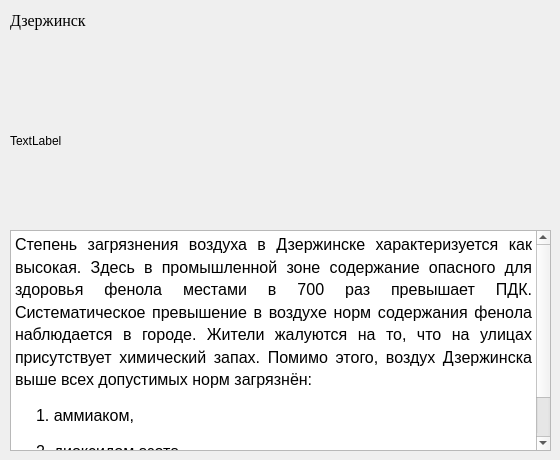
    <widget class="QWidget" name="page_dzerzhinsk">
     <widget class="QTextEdit" name="textEdit_dzerzhinsk">
      <property name="geometry">
       <rect>
        <x>10</x>
        <y>230</y>
        <width>541</width>
        <height>221</height>
       </rect>
      </property>
      <property name="readOnly">
       <bool>true</bool>
      </property>
      <property name="html">
       <string>&lt;!DOCTYPE HTML PUBLIC &quot;-//W3C//DTD HTML 4.0//EN&quot; &quot;http://www.w3.org/TR/REC-html40/strict.dtd&quot;&gt;
&lt;html&gt;&lt;head&gt;&lt;meta name=&quot;qrichtext&quot; content=&quot;1&quot; /&gt;&lt;style type=&quot;text/css&quot;&gt;
p, li { white-space: pre-wrap; }
&lt;/style&gt;&lt;/head&gt;&lt;body style=&quot; font-family:'MS Shell Dlg 2'; font-size:7.8pt; font-weight:400; font-style:normal;&quot;&gt;
&lt;p align=&quot;justify&quot; style=&quot; margin-top:12px; margin-bottom:12px; margin-left:0px; margin-right:0px; -qt-block-indent:0; text-indent:0px; line-height:125%;&quot;&gt;&lt;span style=&quot; font-family:'Times New Roman'; font-size:12pt;&quot;&gt;Степень загрязнения воздуха в Дзержинске характеризуется как высокая. Здесь в промышленной зоне содержание опасного для здоровья фенола местами в 700 раз превышает ПДК. Систематическое превышение в воздухе норм содержания фенола наблюдается в городе. Жители жалуются на то, что на улицах присутствует химический запах. Помимо этого, воздух Дзержинска выше всех допустимых норм загрязнён:&lt;/span&gt;&lt;/p&gt;
&lt;p align=&quot;justify&quot; style=&quot; margin-top:12px; margin-bottom:12px; margin-left:21px; margin-right:0px; -qt-block-indent:0; text-indent:0px; line-height:125%;&quot;&gt;&lt;span style=&quot; font-family:'Times New Roman'; font-size:12pt;&quot;&gt;1. аммиаком,&lt;/span&gt;&lt;/p&gt;
&lt;p align=&quot;justify&quot; style=&quot; margin-top:12px; margin-bottom:12px; margin-left:21px; margin-right:0px; -qt-block-indent:0; text-indent:0px; line-height:125%;&quot;&gt;&lt;span style=&quot; font-family:'Times New Roman'; font-size:12pt;&quot;&gt;2. диоксидом азота,&lt;/span&gt;&lt;/p&gt;
&lt;p align=&quot;justify&quot; style=&quot; margin-top:12px; margin-bottom:12px; margin-left:21px; margin-right:0px; -qt-block-indent:0; text-indent:0px; line-height:125%;&quot;&gt;&lt;span style=&quot; font-family:'Times New Roman'; font-size:12pt;&quot;&gt;3. взвешенными веществами.&lt;/span&gt;&lt;/p&gt;&lt;/body&gt;&lt;/html&gt;</string>
      </property>
     </widget>
     <widget class="QLabel" name="label_photo_dzerzhinsk">
      <property name="geometry">
       <rect>
        <x>10</x>
        <y>50</y>
        <width>541</width>
        <height>181</height>
       </rect>
      </property>
      <property name="text">
       <string>TextLabel</string>
      </property>
     </widget>
     <widget class="QLabel" name="label_title_dzerzhinsk">
      <property name="geometry">
       <rect>
        <x>10</x>
        <y>0</y>
        <width>151</width>
        <height>41</height>
       </rect>
      </property>
      <property name="font">
       <font>
        <family>Times New Roman</family>
        <pointsize>12</pointsize>
        <weight>12</weight>
        <italic>false</italic>
        <bold>false</bold>
       </font>
      </property>
      <property name="styleSheet">
       <string notr="true">font: 100 12pt &quot;Times New Roman&quot;;</string>
      </property>
      <property name="text">
       <string>Дзержинск</string>
      </property>
     </widget>
    </widget>
